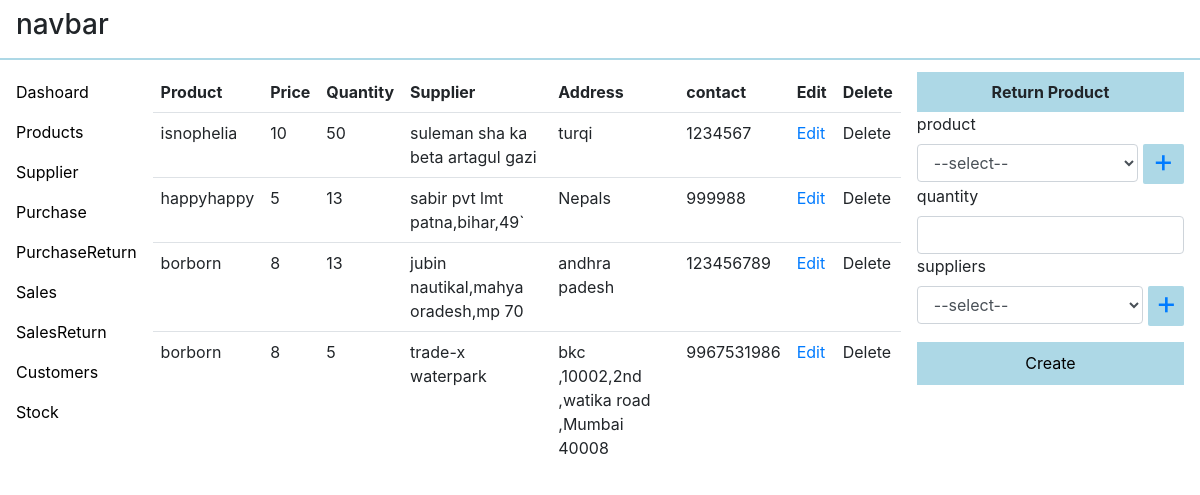
Page /dashboard/purchase/return/ on the earlier database version.
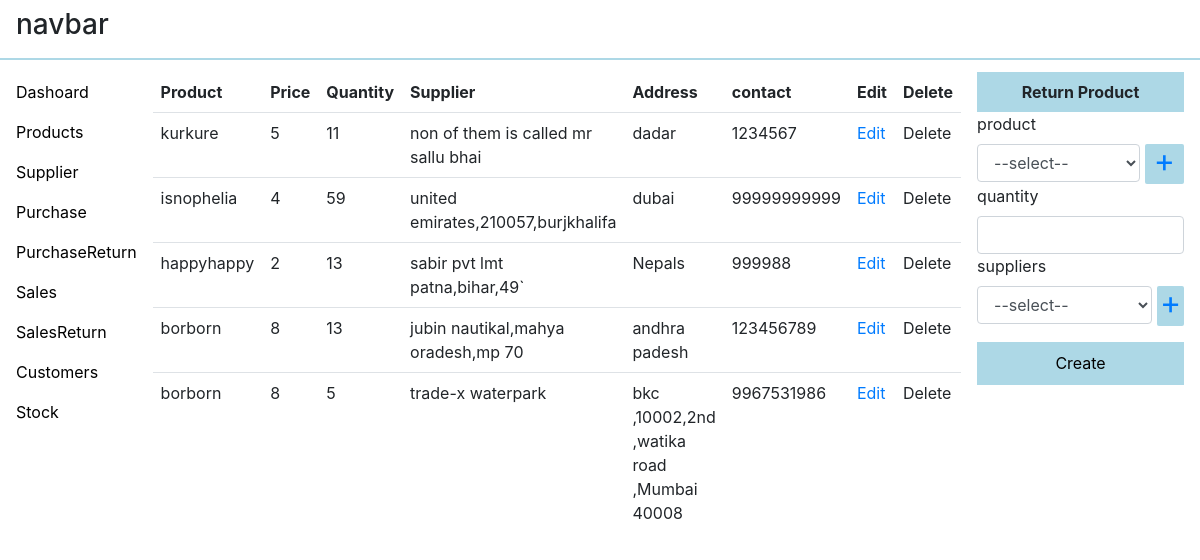
Same page on the later database version.
### dashboard/models.py (models this page shows, shortened)
class PurchaseReturned(models.Model):
    product=models.ForeignKey('Product',on_delete=models.SET_NULL,null=True)
    supplier=models.ForeignKey('Supplier',on_delete=models.SET_NULL,null=True)
    quantity=models.IntegerField(default=0)
    crated_at=models.DateTimeField(auto_now_add=True)
    class Meta:
        ordering=['-id']

class Product(models.Model):
    title=models.CharField(max_length=64)
    price=models.IntegerField()
    crated_at=models.DateTimeField(auto_now_add=True)
    class Meta:
        ordering=['-id']

class Supplier(models.Model):
    name=models.CharField(max_length=64)
    contact=models.IntegerField()
    address=models.TextField(max_length=128)
    class Meta:
        ordering=['-id']

### dashboard/views.py (the view, shortened to what this page needs)
# urls.py: path('purchase/return/',views.purchaseReturn,name='purchase_return'),
def purchaseReturn(request):
    data=dict()
    purchaseReturn__obj=PurchaseReturned.objects.all()
    supplier__obj=Supplier.objects.all()
    product__obj=Product.objects.all()
    return render(request,'dashboard/return_product.html',context={'items':purchaseReturn__obj,'products':product__obj,'suppliers':supplier__obj})

### dashboard/templates/dashboard/return_product.html (shortened to what this page needs)
{% extends 'dashboard/main.html'%}
{% block body%}
<table class="table" id="tb">
    <tbody class="table__body">
        <thead class="table__heading">
            <tr>
                <th>
                    Product
                </th>
                <th>
                    Price
                </th>
                <th>
                    Quantity
                </th>
                <th>
                    Supplier
                </th>
                <th>
                    Address
                </th>
                <th>
                    contact
                </th>
                <th>
                    Edit</th>
                <th>Delete</th>
            </tr>
        </thead>
        {% for item in items%}
        <tr>
            <td>
                {{item.product.title}}
                 </td>
                 <td>
                    {{item.product.price}}
                     </td>
                     <td>
                        {{item.quantity}}
                         </td>
                         <td>
                            {{item.supplier.name}}
                             </td>
                             <td>
                                 {{item.supplier.address}}
                             </td>
                             <td>
                                 {{item.supplier.contact}}
                             </td>
                             <td>
                                 <a href="#"  class="update_return" data-pk="{{item.pk}}" >
                                    Edit
                                 </a>
                             </td>
                             <td>
                                 <span class="fa fa-arow" data-pk={{item.pk}}>Delete</span>
                             </td>
        </tr>
        {% endfor %}
    </tbody>
</table>
<div  class="container__right" id="container__right">
    {% include 'dashboard/modal_for_CreateReturnProduct.html'%}
</div>
{% endblock %}

Differences in the rows shown:
added PurchaseReturned: product "kurkure", product.price "5", quantity "11", supplier.name "non of them is called mr sallu bhai", supplier.address "dadar", supplier.contact "1234567"
changed PurchaseReturned "isnophelia": product.price "10" → "4"; quantity "50" → "59"; supplier.name "suleman sha ka beta artagul gazi" → "united emirates,210057,burjkhalifa"; supplier.address "turqi" → "dubai"; supplier.contact "1234567" → "99999999999"
changed through a linked row, PurchaseReturned "happyhappy": product.price "5" → "2"
